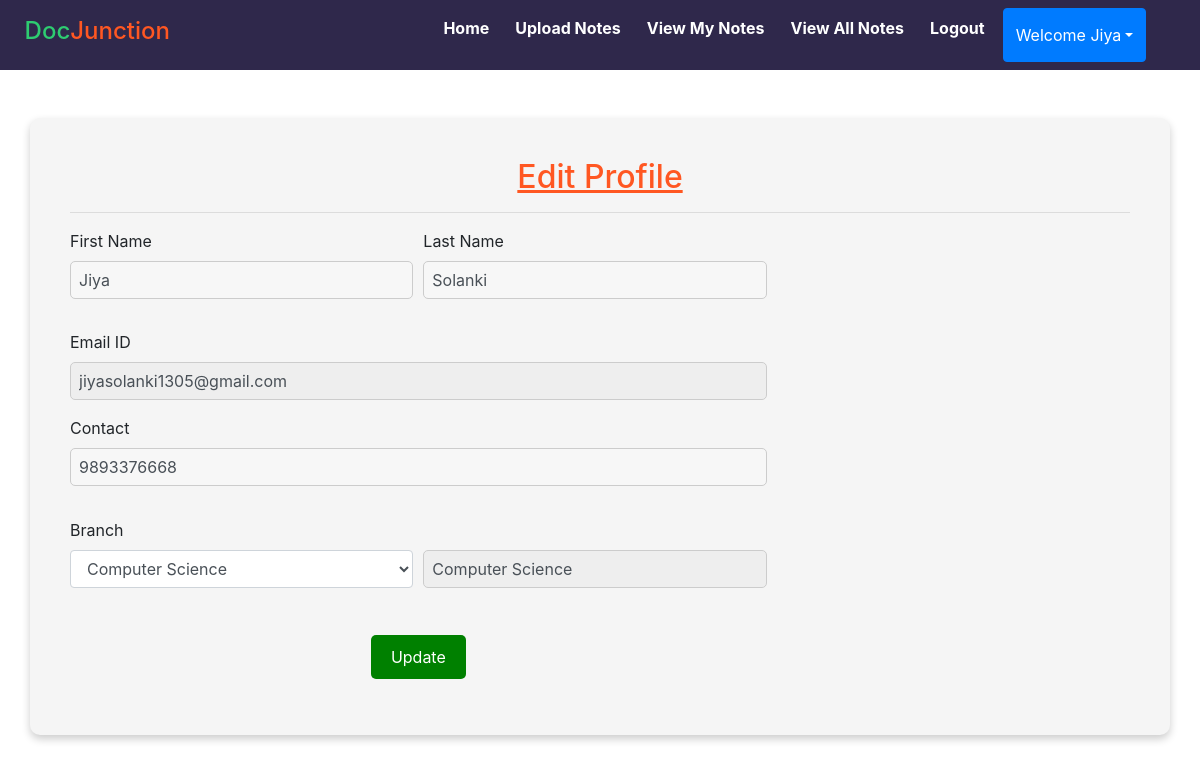
The app's page /edit_profile (signed in) with its own data.
### notes/models.py (models this page shows, shortened)
class Signup(models.Model):
    user = models.ForeignKey(User,on_delete=models.CASCADE)
    contact = models.CharField(max_length=10,null=True)
    branch = models.CharField(max_length=30)
    role = models.CharField(max_length=15)

### notes/views.py (the view, shortened to what this page needs)
# urls.py: path('edit_profile', edit_profile, name='edit_profile'),
def edit_profile(request):
    if not request.user.is_authenticated:
        return redirect('login')
    user = User.objects.get(id=request.user.id)
    data = Signup.objects.get(user = user)
    error = False
    d = {'data':data, 'user':user, 'error': error}
    return render(request,'edit_profile.html',d)

### notes/templates/edit_profile.html (shortened to what this page needs)
{% extends 'usernavigation.html' %}
{% load static %}
{% block body %}
<div class="container mt-5">
    <h2 class="text-center" style="text-decoration: underline;">Edit Profile</h2>
    <hr>
    <div class="row">
        <div class="col-sm-8"">
            <form method="post">
                <div class="form-row">
                    <div class="form-group col-md-6">
                        <label>First Name</label>
                        <input type="text" class="form-control" value="{{data.user.first_name}}" name="firstname">
                    </div>
                    <div class="form-group col-md-6">
                        <label>Last Name</label>
                        <input type="text" class="form-control" value="{{data.user.last_name}}" name="lastname">
                    </div>
                </div>
                <div class="form-group">
                    <label>Email ID</label>
                    <input type="text" class="form-control" value="{{data.user.username}}" name="emailid" readonly>
                </div>
                <div class="form-group">
                    <label>Contact</label>
                    <input type="text" class="form-control" value="{{data.contact}}" name="contact">
                </div>
                <div class="form-row">
                    <div class="form-group col-md-6 mt-3">
                        <label>Branch</label>
                        <select class="form-control" name="branch">
                            <option value="Computer Science">Computer Science</option>
                        </select>
                    </div>
                    <div class="form-group col-md-6 mt-5">
                        <input type="text" value="{{data.branch}}" class="form-control" readonly>
                    </div>
                </div>
                <center><input type="submit" class="btn btn-primary mt-3 text-center" value="Update"></center>
            </form>
        </div>
    </div>
</div>
{% endblock %}

### notes/templates/usernavigation.html (shortened to what this page needs)
<html lang="en">
<head>
  {% load static %}
  <link rel="stylesheet" href="https://maxcdn.bootstrapcdn.com/bootstrap/4.3.1/css/bootstrap.min.css">
  <link rel="stylesheet" href="https://use.fontawesome.com/releases/v5.6.3/css/all.css"></head>
  <link rel="stylesheet" href="{% static 'css/mystyle.css' %}">
<body>
<nav class="navbar navbar-expand-sm justify-content-between" style="background-color:  #2F284B">
  <ul class="navbar-nav">
    <h4 style="padding: 1%; margin-right: 30%">
  <span style="color:  #2ECC71">Doc</span><span style="color:  #FF5722">Junction</span>
</h4>
    <li class="navbar-item"><a class="nav-link" href="{% url 'profile' %}">Home</a></li>
    <li class="navbar-item"><a class="nav-link" href="{% url 'upload_notes' %}">Upload Notes</a></li>
    <li class="navbar-item"><a class="nav-link" href="{% url 'view_mynotes' %}">View My Notes</a></li>
    <li class="navbar-item"><a class="nav-link" href="{% url 'view_all_notes' %}">View All Notes</a></li>
    <li class="navbar-item"><a class="nav-link" href="{% url 'logout' %}">Logout</a></li>
  <div class="btn-group">
      <button type="button" class="btn btn-primary dropdown-toggle" data-toggle="dropdown">Welcome {{request.user.first_name}}</button>
  </div>
  </ul>
</nav>
</body>
</html>
{% block body %}
{% endblock %}

### notes/static/css/mystyle.css (style rules this page uses)
.nav-link { color: black; }
.navbar-nav { white-space: nowrap; }
.navbar-item { display: inline-block; margin-right: 10px; }
.nav-link { padding: 8px 12px; color: white; font-weight: bold; border-radius: 10px; }

### notes/templates/edit_profile.html (style rules this page uses)
.container { padding: 40px; border-radius: 10px; background-color: #f5f5f5; box-shadow: 0 4px 8px rgba(0, 0, 0, 0.2); }
.text-center { color: #FF5722; }
.form-control { margin-bottom: 15px; }
input[type="text"], select { border: 1px solid #ccc; padding: 8px; border-radius: 5px; background-color: #f7f7f7; }
input[type="text"][readonly], select[readonly] { background-color: #eee; cursor: not-allowed; }
input[type="submit"] { background-color: green; color: white; border: none; padding: 10px 20px; border-radius: 5px; }

### records on screen
Signup: firstname "Jiya", lastname "Solanki", emailid "jiyasolanki1305@gmail.com", contact "9893376668", branch "Computer Science"

### other values on screen
{{ request.user.first_name }} "Jiya"
